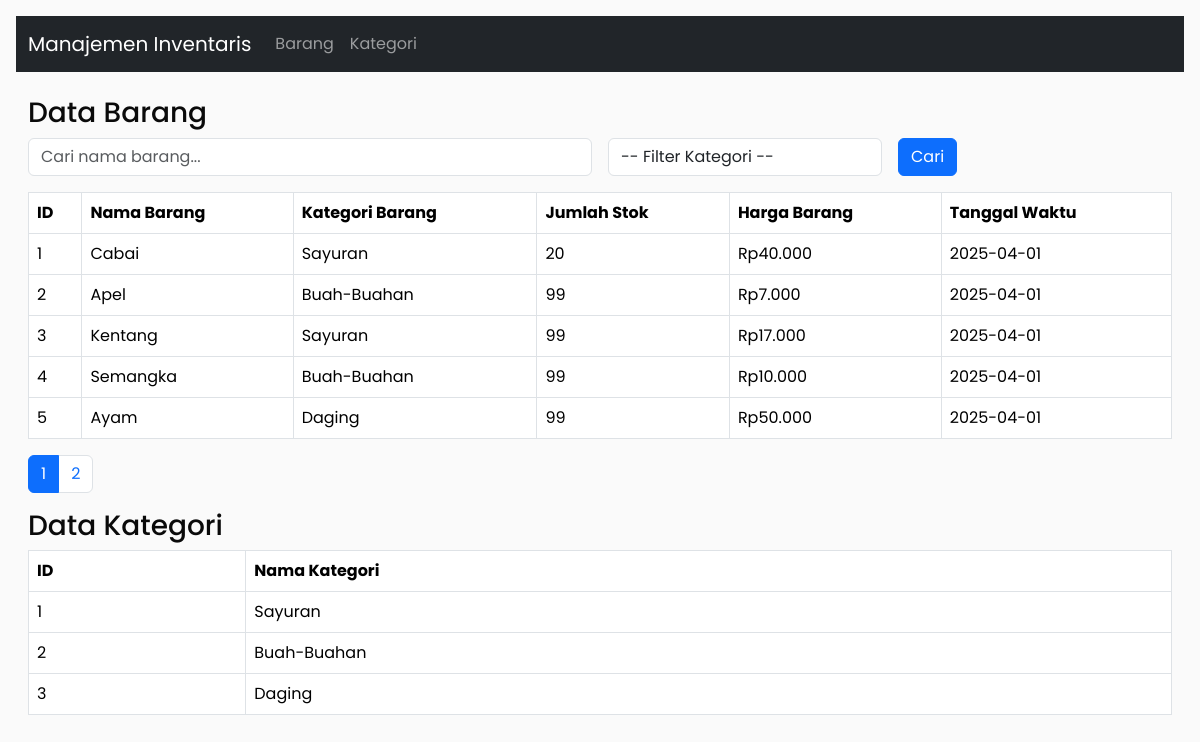
The page / on the database its author committed.
### tables this page shows
CREATE TABLE `barang` (
  `id_barang` int NOT NULL,
  `nama_barang` varchar(100) NOT NULL,
  `id_kategori` int NOT NULL,
  `jumlah_stok` int NOT NULL,
  `harga_barang` decimal(10,2) NOT NULL,
  `tanggal_masuk` date NOT NULL
);

CREATE TABLE `kategori` (
  `id_kategori` int NOT NULL,
  `nama_kategori` varchar(100) NOT NULL
);

### index.php (the view, shortened to what this page needs)
<?php
include 'config/db.php';
$search = $_GET['search'] ?? '';
$filter = $_GET['filter'] ?? '';
$resultt = $conn->query("SELECT * FROM kategori");
$limit = 5;
$page = isset($_GET['page']) ? (int)$_GET['page'] : 1;
$start = ($page - 1) * $limit;
$countQuery = "SELECT COUNT(*) as total FROM barang WHERE nama_barang LIKE '%$search%'";
$totalResult = $conn->query($countQuery)->fetch_assoc();
$totalData = $totalResult['total'];
$totalPage = ceil($totalData / $limit);
$sql = "SELECT barang.*, kategori.nama_kategori
        FROM barang
        JOIN kategori ON barang.id_kategori = kategori.id_kategori
        WHERE nama_barang LIKE '%$search%'";
$sql .= " LIMIT $start, $limit";
$result = $conn->query($sql);
?>
<!DOCTYPE html>
<html lang="en">
<head>
  <link
    href="https://cdn.jsdelivr.net/npm/bootstrap@5.3.5/dist/css/bootstrap.min.css"
    rel="stylesheet"
 />
  <link rel="stylesheet" href="css/style.css" />
</head>
<body class="p-3">
  <nav class="navbar navbar-expand-lg navbar-dark bg-dark mb-4">
    <div class="container-fluid">
      <a class="navbar-brand" href="#">Manajemen Inventaris</a>
      <div class="collapse navbar-collapse" id="navbarNav">
        <ul class="navbar-nav">
          <li class="nav-item">
            <a
              class="nav-link"
              aria-current="page"
              href="barang/index.php">Barang</a>
          </li>
          <li class="nav-item">
            <a class="nav-link" href="kategori/index.php">Kategori</a>
          </li>
        </ul>
      </div>
    </div>
  </nav>
  <div class="container-fluid">
    <h3>Data Barang</h3>
    <form method="get" class="row g-3 mb-3">
      <div class="col-md-6">
        <input
          type="search"
          name="search"
          class="form-control"
          placeholder="Cari nama barang..." />
      </div>
      <div class="col-md-3">
        <select name="filter" class="form-control">
          <option value="">-- Filter Kategori --</option>
        </select>
      </div>
      <div class="col-md-3">
        <button class="btn btn-primary">Cari</button>
      </div>
    </form>
    <table class="table table-bordered">
      <thead>
        <tr>
          <th>ID</th>
          <th>Nama Barang</th>
          <th>Kategori Barang</th>
          <th>Jumlah Stok</th>
          <th>Harga Barang</th>
          <th>Tanggal Waktu</th>
        </tr>
      </thead>
      <tbody>
        <?php while ($row = $result->fetch_assoc()) : ?>
          <tr>
            <td><?= $row['id_barang'] ?></td>
            <td><?= $row['nama_barang'] ?></td>
            <td><?= $row['nama_kategori'] ?></td>
            <td><?= $row['jumlah_stok'] ?></td>
            <td>Rp<?= number_format($row['harga_barang'], 0, ',', '.') ?></td>
            <td><?= $row['tanggal_masuk'] ?></td>
          </tr>
        <?php endwhile; ?>
      </tbody>
    </table>
    <nav>
      <ul class="pagination">
        <?php for ($i = 1; $i <= $totalPage; $i++) : ?>
          <li class="page-item <?= ($i == $page) ? 'active' : '' ?>">
            <a class="page-link" href="?page=<?= $i ?>&search=<?= $search ?>&filter=<?= $filter ?>"><?= $i ?></a>
          </li>
        <?php endfor; ?>
      </ul>
    </nav>
    <h3>Data Kategori</h3>
    <table class="table table-bordered">
      <thead>
        <tr>
          <th>ID</th>
          <th>Nama Kategori</th>
        </tr>
      </thead>
      <tbody>
        <?php while ($row = $resultt->fetch_assoc()) : ?>
          <tr>
            <td><?= $row['id_kategori'] ?></td>
            <td><?= $row['nama_kategori'] ?></td>
          </tr>
        <?php endwhile; ?>
      </tbody>
    </table>
  </div>
</body>
</html>

### css/style.css (style rules this page uses)
body { font-family: "Poppins", sans-serif; margin: 0; padding: 0; box-sizing: border-box; background-color: #fafafa; color: #0a0a0a; }

### rows shown on the page
barang: id_barang "1", nama_barang "Cabai", id_kategori.nama_kategori "Sayuran", jumlah_stok "20", harga_barang "40.000", tanggal_masuk "2025-04-01"
barang: id_barang "2", nama_barang "Apel", id_kategori.nama_kategori "Buah-Buahan", jumlah_stok "99", harga_barang "7.000", tanggal_masuk "2025-04-01"
barang: id_barang "3", nama_barang "Kentang", id_kategori.nama_kategori "Sayuran", jumlah_stok "99", harga_barang "17.000", tanggal_masuk "2025-04-01"
barang: id_barang "4", nama_barang "Semangka", id_kategori.nama_kategori "Buah-Buahan", jumlah_stok "99", harga_barang "10.000", tanggal_masuk "2025-04-01"
barang: id_barang "5", nama_barang "Ayam", id_kategori.nama_kategori "Daging", jumlah_stok "99", harga_barang "50.000", tanggal_masuk "2025-04-01"
kategori: id_kategori "1", nama_kategori "Sayuran"
kategori: id_kategori "2", nama_kategori "Buah-Buahan"
kategori: id_kategori "3", nama_kategori "Daging"
